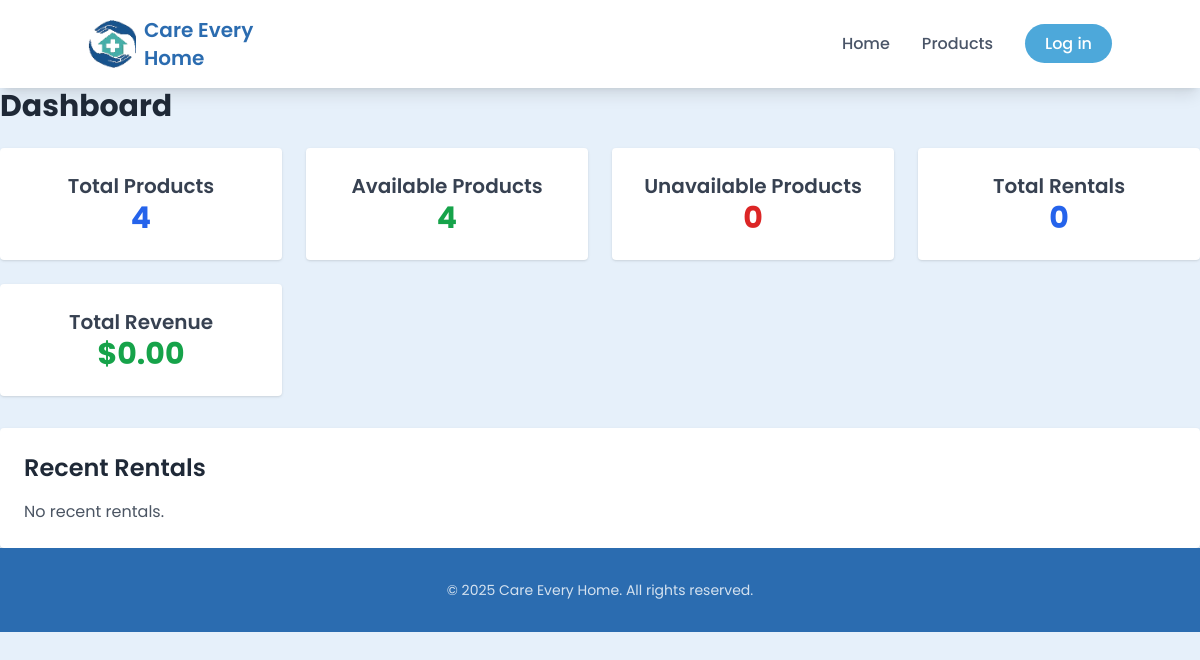
Page /dashboard/ on the earlier database version.
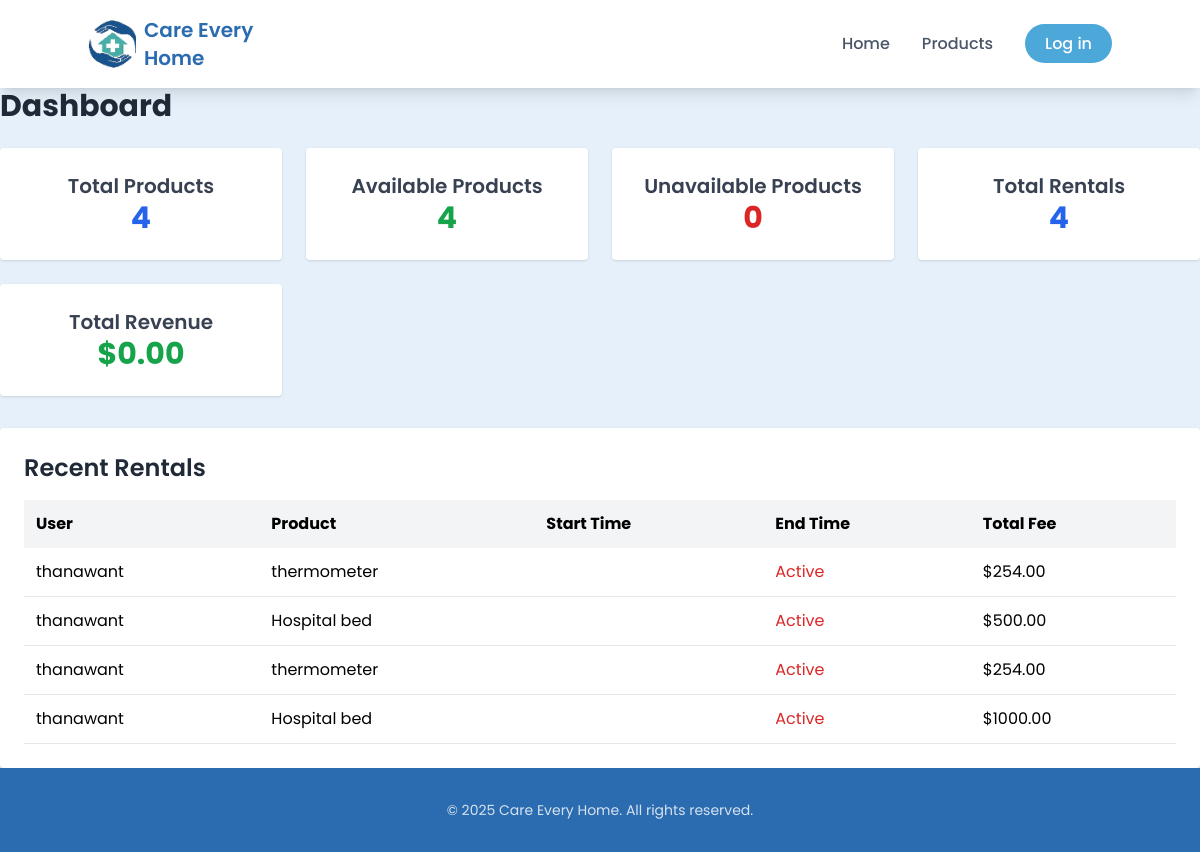
Same page on the later database version.
### myapp/models.py (models this page shows, shortened)
class Rental(models.Model):
    user = models.ForeignKey(User, on_delete=models.CASCADE)
    product = models.ForeignKey(Product, on_delete=models.CASCADE)
    start_date = models.DateField(default=now, null=True)
    rental_months = models.PositiveIntegerField(default=1, help_text="Number of months for rental (1-12)")
    total_fee = models.DecimalField(max_digits=10, decimal_places=2, default=0.00)
    status = models.CharField(max_length=20, choices=[
        ('preparing', 'Preparing'),
        ('ongoing', 'Ongoing'),
        ('returning', 'Returning'),
        ('returned', 'Returned'),
    ], default='preparing')
    created_at = models.DateTimeField(auto_now_add=True)
    last_payment_reminder = models.DateTimeField(null=True, blank=True)

class Product(models.Model):
    name = models.CharField(max_length=255)
    description = models.TextField(blank=True)
    is_available = models.BooleanField(default=True)
    monthly_rate = models.DecimalField(max_digits=6, decimal_places=2)
    image = models.ImageField(upload_to='products/', blank=True, null=True)
    created_at = models.DateTimeField(auto_now_add=True)
    stock = models.PositiveIntegerField(default=0)
    category = models.ForeignKey(Category, on_delete=models.SET_NULL, null=True, blank=True)

### myapp/views.py (the view)
# urls.py: path('dashboard/', dashboard, name='dashboard'),
def dashboard(request):
    total_products = Product.objects.count()
    available_products = Product.objects.filter(is_available=True).count()
    unavailable_products = total_products - available_products
    total_rentals = Rental.objects.count()
    total_revenue = Rental.objects.filter(status='returned').aggregate(total=Sum('total_fee'))['total'] or 0.00
    recent_rentals = Rental.objects.order_by('-start_date')[:5]
    total_stock = Product.objects.aggregate(total=Sum('stock'))['total'] or 0
    category_count = Category.objects.count()
    context = {
        'total_products': total_products,
        'available_products': available_products,
        'unavailable_products': unavailable_products,
        'total_rentals': total_rentals,
        'total_revenue': total_revenue,
        'recent_rentals': recent_rentals,
        'total_stock': total_stock,
        'category_count': category_count,
    }
    return render(request, 'myapp/dashboard.html', context)

### myapp/templates/myapp/dashboard.html (shortened to what this page needs)
{% extends 'myapp/base.html' %}
{% block content %}
    <h1 class="text-3xl font-bold text-gray-800 mb-6">Dashboard</h1>
    <div class="grid grid-cols-1 sm:grid-cols-2 lg:grid-cols-4 gap-6 mb-8">
        <div class="bg-white p-6 rounded shadow flex flex-col items-center">
            <h2 class="text-xl font-semibold text-gray-700">Total Products</h2>
            <p class="text-3xl font-bold text-blue-600">{{ total_products }}</p>
        </div>
        <div class="bg-white p-6 rounded shadow flex flex-col items-center">
            <h2 class="text-xl font-semibold text-gray-700">Available Products</h2>
            <p class="text-3xl font-bold text-green-600">{{ available_products }}</p>
        </div>
        <div class="bg-white p-6 rounded shadow flex flex-col items-center">
            <h2 class="text-xl font-semibold text-gray-700">Unavailable Products</h2>
            <p class="text-3xl font-bold text-red-600">{{ unavailable_products }}</p>
        </div>
        <div class="bg-white p-6 rounded shadow flex flex-col items-center">
            <h2 class="text-xl font-semibold text-gray-700">Total Rentals</h2>
            <p class="text-3xl font-bold text-blue-600">{{ total_rentals }}</p>
        </div>
        <div class="bg-white p-6 rounded shadow flex flex-col items-center">
            <h2 class="text-xl font-semibold text-gray-700">Total Revenue</h2>
            <p class="text-3xl font-bold text-green-600">${{ total_revenue|floatformat:2 }}</p>
        </div>
    </div>
    <div class="bg-white p-6 rounded shadow">
        <h2 class="text-2xl font-semibold text-gray-800 mb-4">Recent Rentals</h2>
        {% if recent_rentals %}
            <table class="w-full text-left">
                <thead>
                    <tr class="bg-gray-100">
                        <th class="p-3">User</th>
                        <th class="p-3">Product</th>
                        <th class="p-3">Start Time</th>
                        <th class="p-3">End Time</th>
                        <th class="p-3">Total Fee</th>
                    </tr>
                </thead>
                <tbody>
                    {% for rental in recent_rentals %}
                        <tr class="border-b">
                            <td class="p-3">{{ rental.user.username }}</td>
                            <td class="p-3">{{ rental.product.name }}</td>
                            <td class="p-3">{{ rental.start_time|date:"Y-m-d" }}</td>
                            <td class="p-3">
                                {% if rental.end_time %}
                                    {{ rental.end_time|date:"Y-m-d" }}
                                {% else %}
                                    <span class="text-red-600">Active</span>
                                {% endif %}
                            </td>
                            <td class="p-3">${{ rental.total_fee|floatformat:2 }}</td>
                        </tr>
                    {% endfor %}
                </tbody>
            </table>
        {% else %}
            <p class="text-gray-600">No recent rentals.</p>
        {% endif %}
    </div>
{% endblock %}

Differences in the rows shown:
added Rental: user.username "thanawant", product.name "thermometer", total_fee "254.00"
added Rental: user.username "thanawant", product.name "Hospital bed", total_fee "500.00"
added Rental: user.username "thanawant", product.name "thermometer", total_fee "254.00"
added Rental: user.username "thanawant", product.name "Hospital bed", total_fee "1000.00"
Other differences:
{{ total_rentals }}: "0" → "4"
text no longer shown: "No recent rentals."
text now shown: "User Product Start Time End Time Total Fee"
